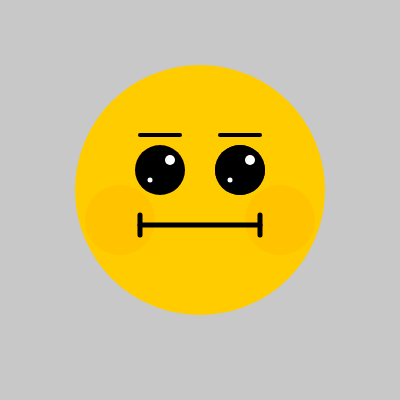
Frame 1 (no input)
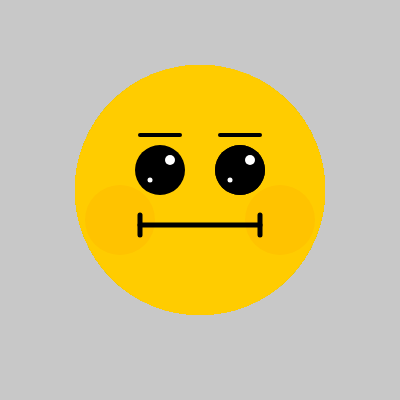
Frame 60 (no input)
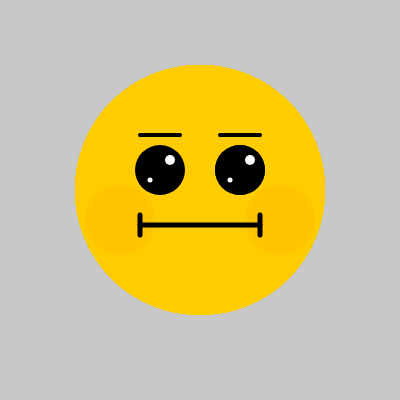
Frame 120 (the mouse pressed at the canvas centre since frame 60)

The p5.js sketch that drew these frames (run headless with seeded random() and noise() and a simulated clock; from frame 60 on, the mouse is pressed at the canvas centre):

// p5.js sketch
// ── sketch.js
function setup() {
  createCanvas(400, 400);
  background(200);

}

function draw() {
//  background(200);
   let C = color (255, 204, 0); 
  let C1 = color (0, 0, 0); 
    let C2 = color (255, 195, 0); 
     let C3 = color (255, 255, 255); 
  
  
  fill (C);
   noStroke();
   circle (200, 190, 250);

    fill (C1);
    noStroke();
    circle(160, 170, 50, 50);
   fill (C1);
   circle(240, 170, 50, 50);

  fill (C2);
    noStroke();
    circle(120, 220, 70, 70);
  fill (C2);
    noStroke();
    circle(280, 220, 70, 70);
   fill (C1);
   circle(240, 170, 50, 50);

  fill(C3);
  circle(250, 160, 10, 10);
    fill(C3);
  circle(170, 160, 10, 10);
  fill(C3);
  circle(230, 180, 5, 5);
   fill(C3);
  circle(150, 180, 5, 5);

  stroke(C1);
  strokeWeight(5);
  line(140, 225, 260, 225);
  strokeWeight(5);
  line(140, 215, 140, 235);
   strokeWeight(5);
  line(260, 215, 260, 235);
   strokeWeight(4);
  line(140, 135, 180, 135);
  strokeWeight(4);
  line(220, 135, 260, 135);
 
  
}
